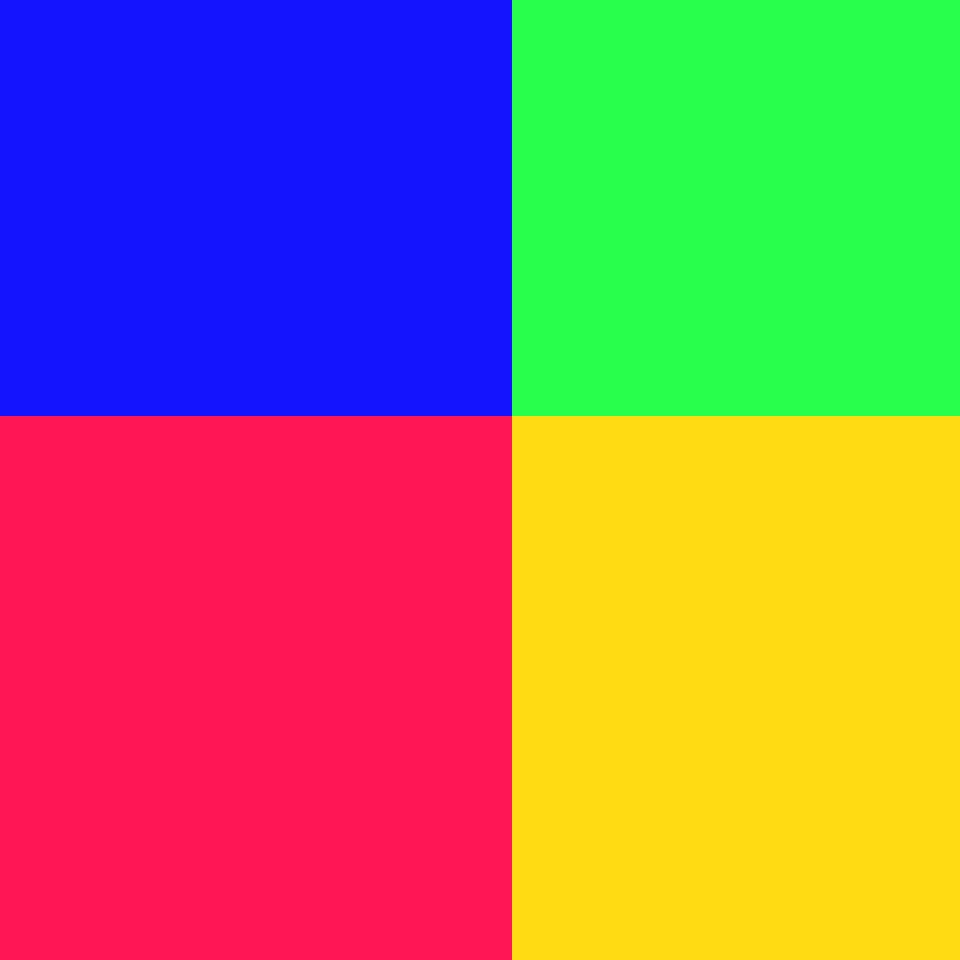

Below is a game level as drawn by its tile map, then a one-line description and the .tmx that defines it (tile-layer data replaced by summaries):
An orthogonal 30x30 tile map with 32x32 px tiles, 1 tile layer (Tile Layer 1).

<map version="1.0" orientation="orthogonal" renderorder="right-down" width="30" height="30" tilewidth="32" tileheight="32">
 <tileset firstgid="1" name="adam_test4" tilewidth="32" tileheight="32" spacing="2" margin="2">
  <image source="adam_test4.png" trans="ffffff" width="256" height="64" />
 </tileset>
 <layer name="Tile Layer 1" width="30" height="30">
  <data>[900 cells, 900 non-empty, 4 distinct tile ids]</data>
 </layer>
</map>
